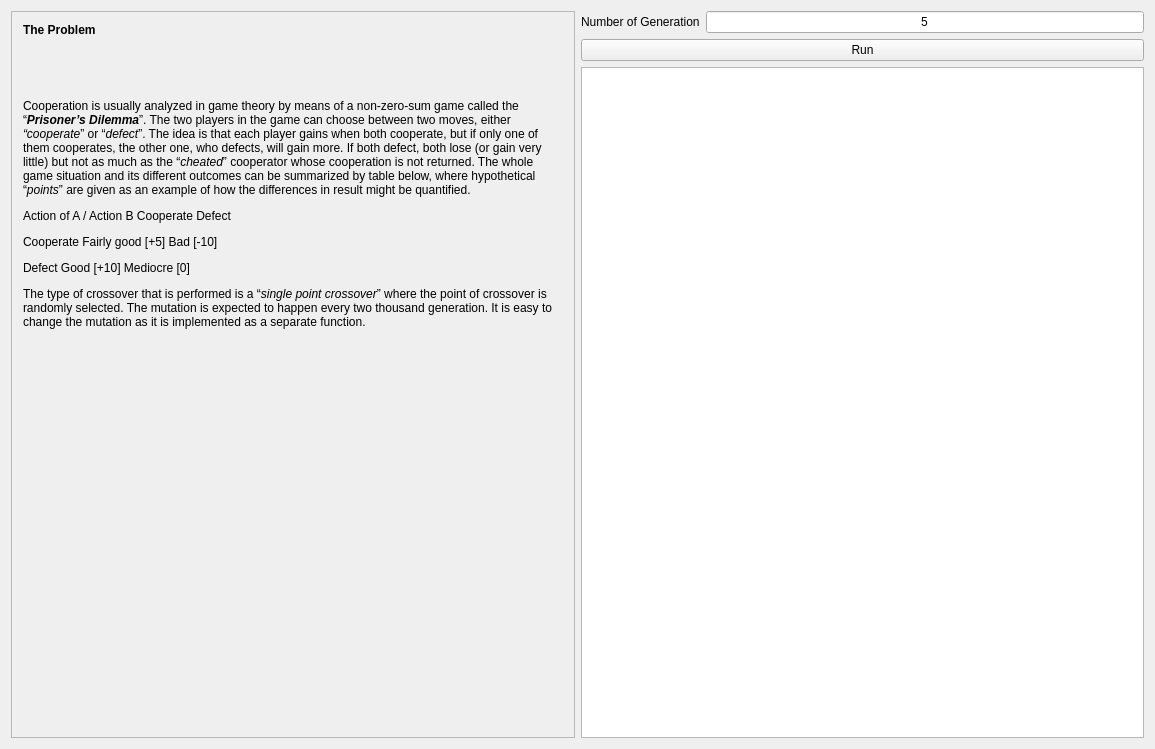
<?xml version="1.0" encoding="UTF-8"?>
<ui version="4.0">
 <class>PrisonerDilemma</class>
 <widget class="QWidget" name="PrisonerDilemma">
  <property name="geometry">
   <rect>
    <x>0</x>
    <y>0</y>
    <width>1155</width>
    <height>749</height>
   </rect>
  </property>
  <property name="windowTitle">
   <string>PrisonerDilemma</string>
  </property>
  <layout class="QHBoxLayout" name="horizontalLayout_3">
   <item>
    <layout class="QHBoxLayout" name="horizontalLayout">
     <item>
      <layout class="QVBoxLayout" name="verticalLayout">
       <property name="rightMargin">
        <number>0</number>
       </property>
       <item>
        <widget class="QScrollArea" name="scrollArea">
         <property name="widgetResizable">
          <bool>true</bool>
         </property>
         <widget class="QWidget" name="scrollAreaWidgetContents">
          <property name="geometry">
           <rect>
            <x>0</x>
            <y>0</y>
            <width>561</width>
            <height>725</height>
           </rect>
          </property>
          <layout class="QVBoxLayout" name="verticalLayout_3">
           <item>
            <widget class="QLabel" name="label_2">
             <property name="font">
              <font>
               <weight>75</weight>
               <bold>true</bold>
              </font>
             </property>
             <property name="text">
              <string>The Problem</string>
             </property>
            </widget>
           </item>
           <item>
            <widget class="QLabel" name="label">
             <property name="sizePolicy">
              <sizepolicy hsizetype="Preferred" vsizetype="Expanding">
               <horstretch>0</horstretch>
               <verstretch>0</verstretch>
              </sizepolicy>
             </property>
             <property name="text">
              <string>&lt;html&gt;&lt;head/&gt;&lt;body&gt;&lt;p&gt;Cooperation is usually analyzed in game theory by means of a non-zero-sum game called the “&lt;span style=&quot; font-weight:600; font-style:italic;&quot;&gt;Prisoner’s Dilemma&lt;/span&gt;”. The two players in the game can choose between two moves, either &lt;span style=&quot; font-style:italic;&quot;&gt;“cooperate&lt;/span&gt;” or “&lt;span style=&quot; font-style:italic;&quot;&gt;defect&lt;/span&gt;”. The idea is that each player gains when both cooperate, but if only one of them cooperates, the other one, who defects, will gain more. If both defect, both lose (or gain very little) but not as much as the “&lt;span style=&quot; font-style:italic;&quot;&gt;cheated&lt;/span&gt;” cooperator whose cooperation is not returned. The whole game situation and its different outcomes can be summarized by table below, where hypothetical “&lt;span style=&quot; font-style:italic;&quot;&gt;points&lt;/span&gt;” are given as an example of how the differences in result might be quantified.&lt;/p&gt;&lt;p&gt;Action of A / Action B                      Cooperate                        Defect&lt;/p&gt;&lt;p&gt;Cooperate Fairly good [+5] Bad [-10]&lt;/p&gt;&lt;p&gt;Defect Good [+10] Mediocre [0]&lt;/p&gt;&lt;p&gt;The type of crossover that is performed is a “&lt;span style=&quot; font-style:italic;&quot;&gt;single point crossover&lt;/span&gt;” where the point of crossover is randomly selected. The mutation is expected to happen every two thousand generation. It is easy to change the mutation as it is implemented as a separate function.&lt;/p&gt;&lt;/body&gt;&lt;/html&gt;</string>
             </property>
             <property name="wordWrap">
              <bool>true</bool>
             </property>
            </widget>
           </item>
           <item>
            <spacer name="verticalSpacer">
             <property name="orientation">
              <enum>Qt::Vertical</enum>
             </property>
             <property name="sizeHint" stdset="0">
              <size>
               <width>20</width>
               <height>40</height>
              </size>
             </property>
            </spacer>
           </item>
          </layout>
         </widget>
        </widget>
       </item>
      </layout>
     </item>
     <item>
      <layout class="QVBoxLayout" name="verticalLayout_2">
       <property name="rightMargin">
        <number>0</number>
       </property>
       <item>
        <layout class="QHBoxLayout" name="horizontalLayout_2">
         <property name="leftMargin">
          <number>0</number>
         </property>
         <item>
          <widget class="QLabel" name="lblNumberGeneration">
           <property name="text">
            <string>Number of Generation</string>
           </property>
          </widget>
         </item>
         <item>
          <widget class="QLineEdit" name="txtNumberGeneration">
           <property name="text">
            <string>5</string>
           </property>
           <property name="alignment">
            <set>Qt::AlignCenter</set>
           </property>
          </widget>
         </item>
        </layout>
       </item>
       <item>
        <widget class="QPushButton" name="btnRun">
         <property name="text">
          <string>Run</string>
         </property>
        </widget>
       </item>
       <item>
        <widget class="QPlainTextEdit" name="txtResult"/>
       </item>
      </layout>
     </item>
    </layout>
   </item>
  </layout>
 </widget>
 <layoutdefault spacing="6" margin="11"/>
 <resources/>
 <connections/>
</ui>
